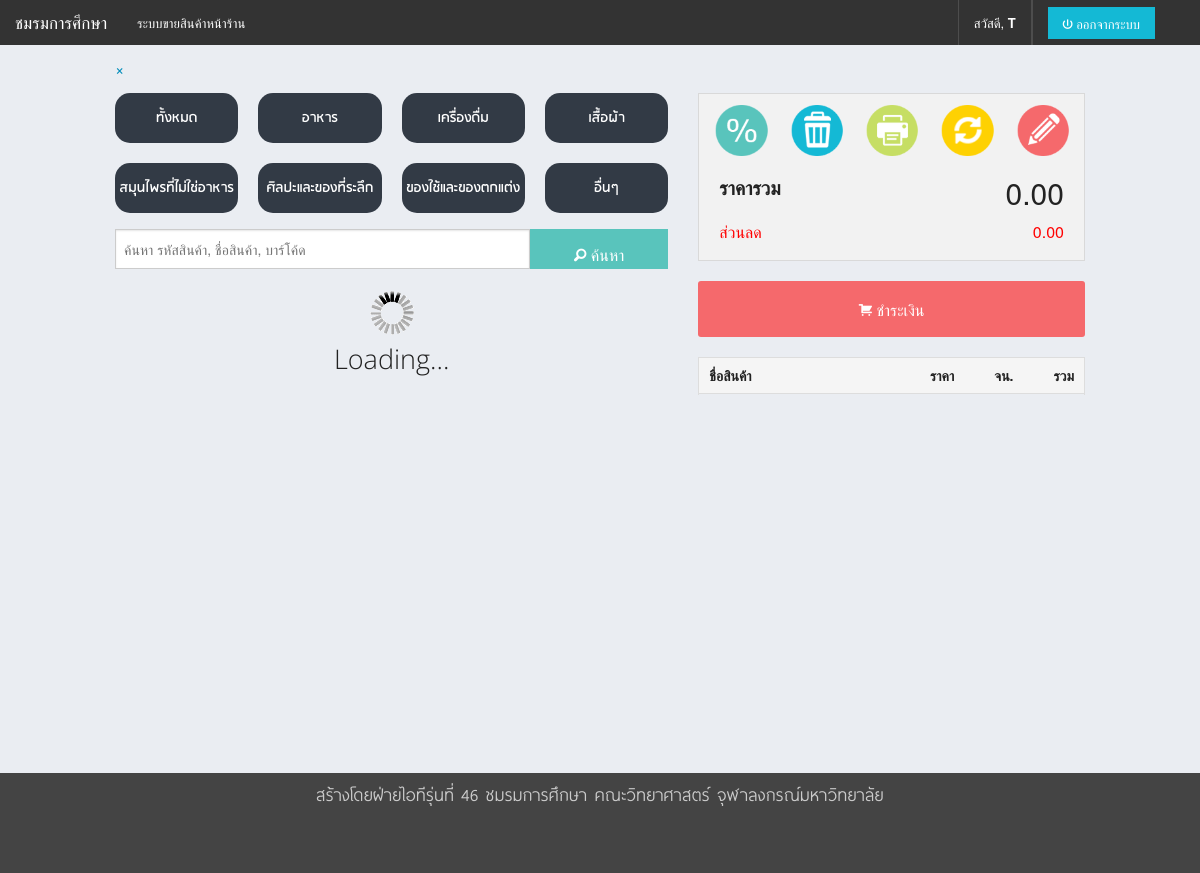
/pos/index.php (signed in), run on the app's committed database.
### tables this page shows
CREATE TABLE IF NOT EXISTS `category` (
  `catid` int(2) NOT NULL AUTO_INCREMENT COMMENT 'ID หมวดหมู่',
  `description` varchar(100) DEFAULT NULL COMMENT 'ชื่อหมวดหมู่',
  `ranking` int(3) NOT NULL,
  PRIMARY KEY (`catid`),
  UNIQUE KEY `description` (`description`)
);

### inc/setting.inc.php (called while the page is built, shortened)
<?php
$info['name'] = "ชมรมการศึกษา";
$info['address'] = "254 ถนนพญาไท แขวงวังใหม่ <br>เขตปทุมวัน กทม. 10330 ";
$info['email'] = "";
$info['phone'] = "02-215-3555";
$info['footer'] = "สร้างโดยฝ่ายไอทีรุ่นที่ 46 ชมรมการศึกษา คณะวิทยาศาสตร์ จุฬาลงกรณ์มหาวิทยาลัย";
?>

### pos/index.php (the view, shortened to what this page needs)
<?php
	require "../inc/setting.inc.php";
	$mysqli = new mysqli($config['host'], $config['user'], $config['pass'], $config['dbname']);
	$mysqli->query("SET NAMES UTF8");
	$firstname = (isset($_SESSION['firstname'])) ? $_SESSION['firstname'] : '';
?>
<!DOCTYPE html>
<head>
  <link rel="stylesheet" href="css/normalize.css">
  <link rel="stylesheet" href="css/foundation.css">
  <link rel="stylesheet" href="css/foundation-icons.css">
  <link rel="stylesheet" href="css/style.css">
  <link rel="stylesheet" href="css/cal.css">
  <link type="text/css" href="css/fancybox/jquery.fancybox.css" rel="stylesheet" media="all" />
	<link rel="stylesheet" href="responsive-tables.css">
</head>
<body>
<nav class="top-bar" data-topbar >
 <ul class="title-area">
    <li class="name">
      <h1><a href="../index.php"><?php echo $info['name'] ?></a></h1>
    </li>
  </ul>
<section class="top-bar-section">
    <ul class="right">
     <li> <a href="#">สวัสดี, <b><span id="manager"><?php echo $firstname;?> </span></b></a> </li>
	    <li class="has-form">
        <a href="#" class="button" onclick="logout()" style="background: #14b9d5;"><i class="fi-power"></i>&nbsp;ออกจากระบบ</a>
      </li>
    </ul>
    <ul class="left">
      <li><a href="#">ระบบขายสินค้าหน้าร้าน</a></li>
    </ul>
  </section>
  </nav>
 <br>
 <div class="row">
 	<div class="large-12 small-12 columns">
 		<div id="notice" data-alert>
  <a href="#" class="close">&times;</a>
</div>
 	</div>
 </div>
  <div class="row">
    <div class="large-7 small-7 columns"><br>
	 <ul class="large-block-grid-4 medium-block-grid-4 small-block-grid-3" id="cat_group">
      <?php
		$sql = "SELECT * FROM category ORDER BY ranking";
		$result = $mysqli->query($sql);
			echo " <li><a onclick='selectCat(0)' class='bt_category'>ทั้งหมด</a></li>";
		while ($record = $result->fetch_object()) {
			echo " <li><a onclick='selectCat({$record->catid})' class='bt_category'>{$record->description}</a></li>";
		}
	  ?>
      </ul>
			<br>
      <div class="section-container tabs" data-section>
        <section class="section">
		   <div class="row collapse">
							<div class="large-9 small-9 columns">
							  <input type="text" id="search_form" name="search_product_form" onkeyup="lookup(this.value);" placeholder="ค้นหา รหัสสินค้า, ชื่อสินค้า, บาร์โค้ด" style="height:40px;">
							</div>
							<div class="large-3 small-3 columns" >
							  <a href="#" class="button expand  [tiny small large]" style="height:40px;background:#59c4bc;font-size:1em;"><i class="fi-magnifying-glass"></i>&nbsp;ค้นหา</a>
							</div>
						  </div>
        </section>
        <section class="section">
          <div class="content" data-slug="panel2">
            <ul class="large-block-grid-5 medium-block-grid-5 small-block-grid-3" id="product_list">
					<center><img src='img/loader.gif'/><h3>Loading...</h3></center>
            </ul>
          </div>
		<div class="pagination-centered">
			  <ul class="pagination">
			  </ul>
		</div>
        </section>
      </div>
    </div>
 <form action="" method="post" name="shopping" id="shopping">
    <div class="large-5 small-5 columns">
     <div class="large columns">
      <ul class="small-block-grid-5  listmenu"><br>
		 <li><a href="#" onclick="addDiscount()"><img src="img/bt_discount.png" title="Discount" /></a></li>
        <li><a href="#" onclick="resetList()"><img src="img/bt_trash.png" title="Reset" /></a></li>
        <li><a href="#" onclick="printoid()"><img src="img/bt_print.png" title="Print Order" /></a></li>
		<li><a href="#"><img src="img/bt_refresh.png" title="Refresh" /></a></li>
		<li><a href="#" onclick="about()"><img src="img/bt_edit.png" title="Edit Order" /></a></li>
      </ul>
    </div>
	<br>
	<div class="panel">
		<div class="row">
		<div class="large-6 medium-6 columns totaltitle">ราคารวม</div>
		<div class="large-6 medium-6 columns" id="total">0.00</div>
		</div>
	<br>
		<div class="row">
		<div class="large-6 medium-6 columns distitle">ส่วนลด</div>
		<div class="large-6 medium-6 columns discount" id="disbox"><input name="discount" value="0" type="hidden">0.00</div>
		</div>
	</div>
	<a href="cal.php" id="bt_checkout" class="button radius fancybox fancybox.iframe"data-fancybox-type="ajax" style="width:100%;background:#f5696c;"><i class="fi-shopping-cart"></i>&nbsp;ชำระเงิน</a>
	  <table id="itemOrder" class="responsive">
  				<thead>
  				  <tr>
					<th width=100%>ชื่อสินค้า</th>
      				<th>ราคา</th>
      				<th></th>
					<th>จน.</th>
					<th></th>
      				<th>รวม</th>
				  </tr>
				  </thead>
	</table>
	</div>
	</div>
    <div class="large-12 column" style="background:#444444; color: #cbcbcb;">
	<div class="footer">
		 <?php echo $info['footer'];?><br><br>
		  </div>
    </div>
</body>
</html>

### pos/css/style.css (style rules this page uses)
body { background: #eaedf2; }
#total { text-align:right; font-size:30px; }
.footer { font-family: 'thai_sans_literegular'; padding-top:10px; text-align:center; font-size:1.4em; height:100px; }
.totaltitle { font-size: 1.2em; font-weight: bold; }
.distitle { text-align: left; color: red; }
.discount { text-align: right; color: red; }
#product_list { height: 440px; }
#cat_group { overflow-y: scroll; height: 120px; }
.bt_category { background-color:#323a45; -webkit-border-radius:15px; -moz-border-radius:15px; border-radius:15px; text-indent:0; display:inline-block; color:#ffffff; font-family: 'rsu-bold'; font-size:100%; font-style:normal; height:50px; line-height:50px; width:100%; text-decoration:none; text-align:center; }

### pos/responsive-tables.css (style rules this page uses)
table th { font-weight: bold; }
table td, table th { padding: 9px 10px; text-align: left; }

### data on the page
category: description "อาหาร"
category: description "เครื่องดื่ม"
category: description "เสื้อผ้า"
category: description "สมุนไพรที่ไม่ใช่อาหาร"
category: description "ศิลปะและของที่ระลึก"
category: description "ของใช้และของตกแต่ง"
category: description "อื่นๆ"

### other printed values
$info['name'] "ชมรมการศึกษา"
$firstname "T"
$info['footer'] "สร้างโดยฝ่ายไอทีรุ่นที่ 46 ชมรมการศึกษา คณะวิทยาศาสตร์ จุฬาลงกรณ์มหาวิทยาลัย"
